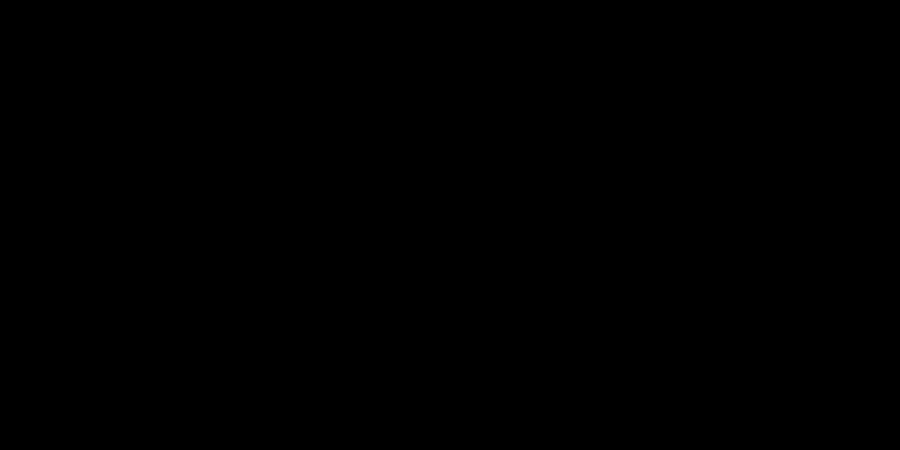
Frame 1 (no input)
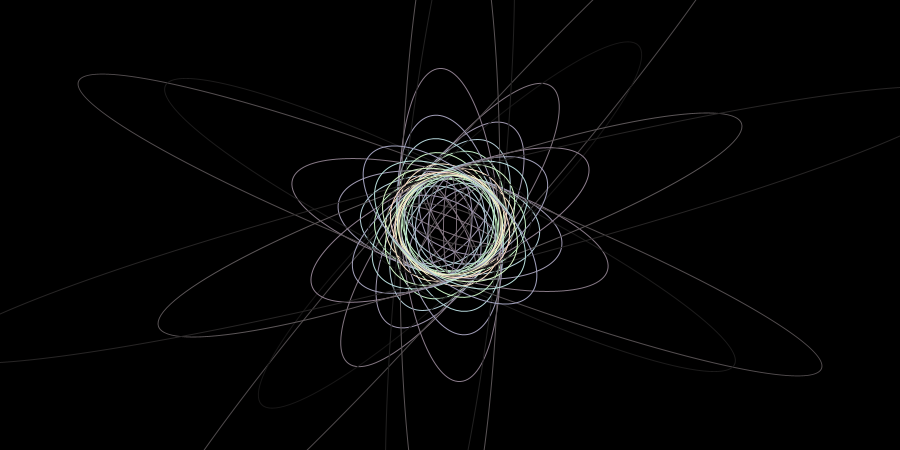
Frame 60 (the mouse pressed at the canvas centre just before this capture)
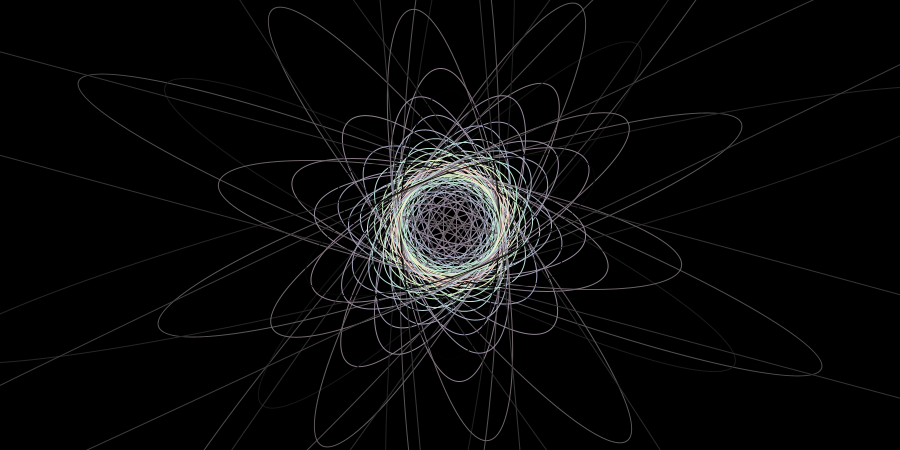
Frame 120 (the mouse held since frame 60 and released just before this capture)

The Processing sketch that drew these frames (run headless with seeded random() and noise(); from frame 60 on, the mouse is pressed at the canvas centre):

// Processing sketch: processing_57247
// ── processing_57247.pde

float a = 1;
float aS = 0.0174;
float b = 0.361;
float bS= 0.223;

void setup () {
  size (900,450);
  smooth ();
  colorMode (HSB);
  background (0);
  noFill ();
  stroke (0,200);

}

void draw () {
  translate (width/2, height/2);
  rotate (a*5);
  ellipse (0,0,100+80*tan(b), 100);
  stroke (255*abs(sin(b)),50*abs(cos(b)),255*abs(cos(b)));
  a+=aS;
  b+=bS;
  
}
